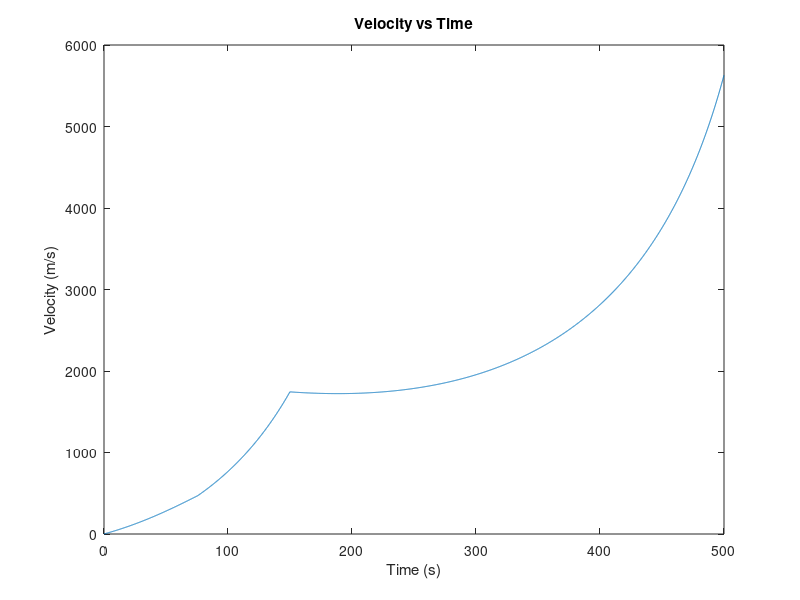
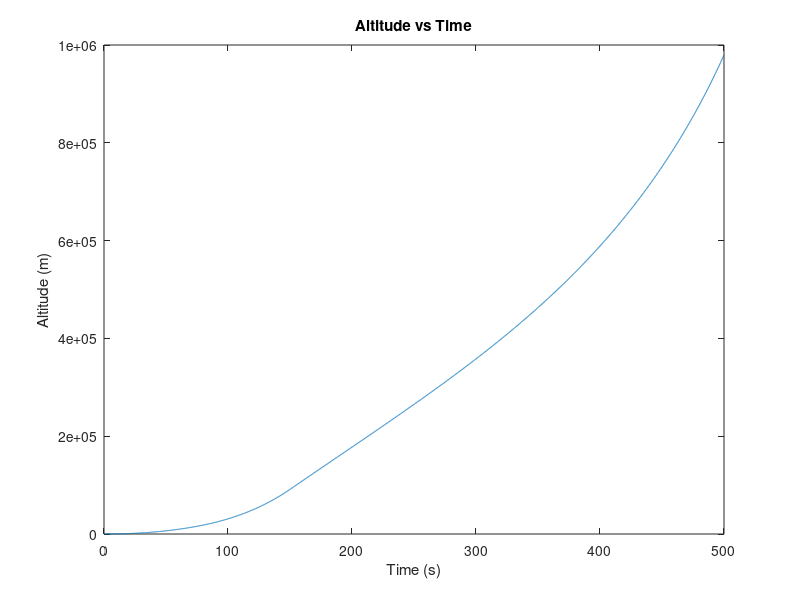
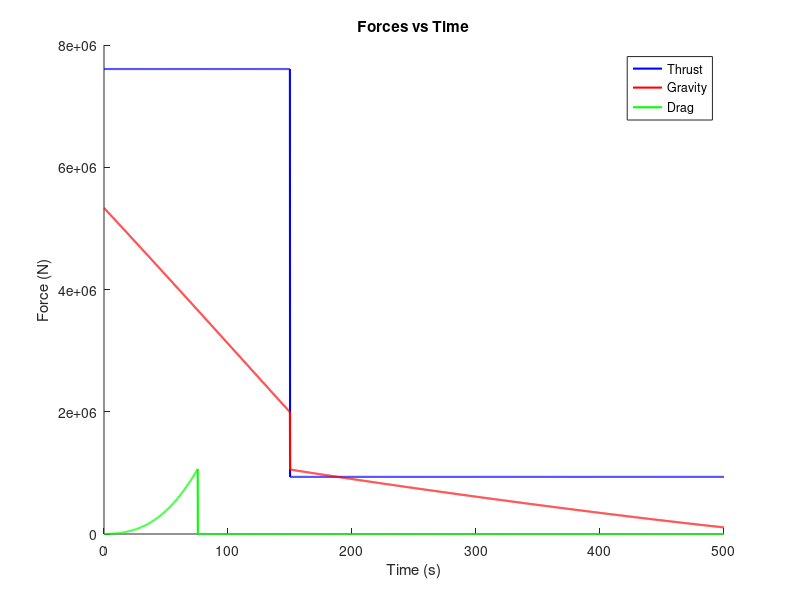

Recreate these plots in MATLAB, in order.
close all; clear; clc

% Input parameters
% For mass
m_rocket_stage1 = 22200;
m_fuel_stage1 = 410900;
F_thrust_stage1 = 7607000;
m_rocket_stage2 = 5700;
m_fuel_stage2 = 104800;
F_thrust_stage2 = 934000;
r = 6371000;
M = 5.972e24;
G = 6.673e-11;
% For drag
A = 10.521;
rho_air = 1.225;
C_d = 0.75;
% For thrust
Isp_stage1 = 348;
Isp_stage2 = 348;
stage1_time_limit = 150;
dot_m_stage1 = F_thrust_stage1 / (9.8 * Isp_stage1);
dot_m_stage2 = F_thrust_stage2 / (9.8 * Isp_stage2);
% Time interval
dt = 0.11;

% Initial velocity and altitude
v = 0;
t = 0;
h = 0;

% Arrays to store simulation results
time_array = [];
velocity_array = [];
altitude_array = [];
thrust_array = [];
gravity_array = [];
drag_array = [];

% Simulation loop
for i = 0:dt:500
    % Calculate effective gravity
    g_effective = G * M / (h + r)^2;

    % Calculate thrust
    if i <= stage1_time_limit
        m_fuel_stage1 = m_fuel_stage1 - dot_m_stage1 * dt;
        F_thrust = F_thrust_stage1;
    else
        m_fuel_stage1 = 0;
        m_rocket_stage1 = 0;
        m_fuel_stage2 = m_fuel_stage2 - dot_m_stage2 * dt;
        F_thrust = F_thrust_stage2;
    end
    
    % Calculate forces
    F_gravity = (m_rocket_stage1 + m_fuel_stage1 + m_rocket_stage2 + m_fuel_stage2) * g_effective;
    if h <= 16000
        F_drag = 0.5 * rho_air * v^2 * A * C_d;
    else
        F_drag = 0;
    end
    
    % Calculate acceleration
    a = (F_thrust - F_gravity - F_drag) / (m_rocket_stage1 + m_fuel_stage1 + m_rocket_stage2 + m_fuel_stage2);
    
    % Update velocity
    v = v + a * dt;
    
    % Update position
    h = h + v * dt;
    
    % Store results
    time_array(end+1) = i;
    velocity_array(end+1) = v;
    altitude_array(end+1) = h;
    thrust_array(end+1) = F_thrust;
    gravity_array(end+1) = F_gravity;
    drag_array(end+1) = F_drag;
    
    % Update time
    t = t + dt;
    
end

% Plot results in separate windows
figure('Name', 'Velocity vs Time');
plot(time_array, velocity_array);
title('Velocity vs Time');
xlabel('Time (s)');
ylabel('Velocity (m/s)');

figure('Name', 'Altitude vs Time');
plot(time_array, altitude_array);
title('Altitude vs Time');
xlabel('Time (s)');
ylabel('Altitude (m)');

figure('Name', 'Forces vs Time');
hold on;
plot(time_array, thrust_array, 'b', 'LineWidth', 1.5);
plot(time_array, gravity_array, 'r', 'LineWidth', 1.5);
plot(time_array, drag_array, 'g', 'LineWidth', 1.5);
legend('Thrust', 'Gravity', 'Drag');
title('Forces vs Time');
xlabel('Time (s)');
ylabel('Force (N)');
hold off;
